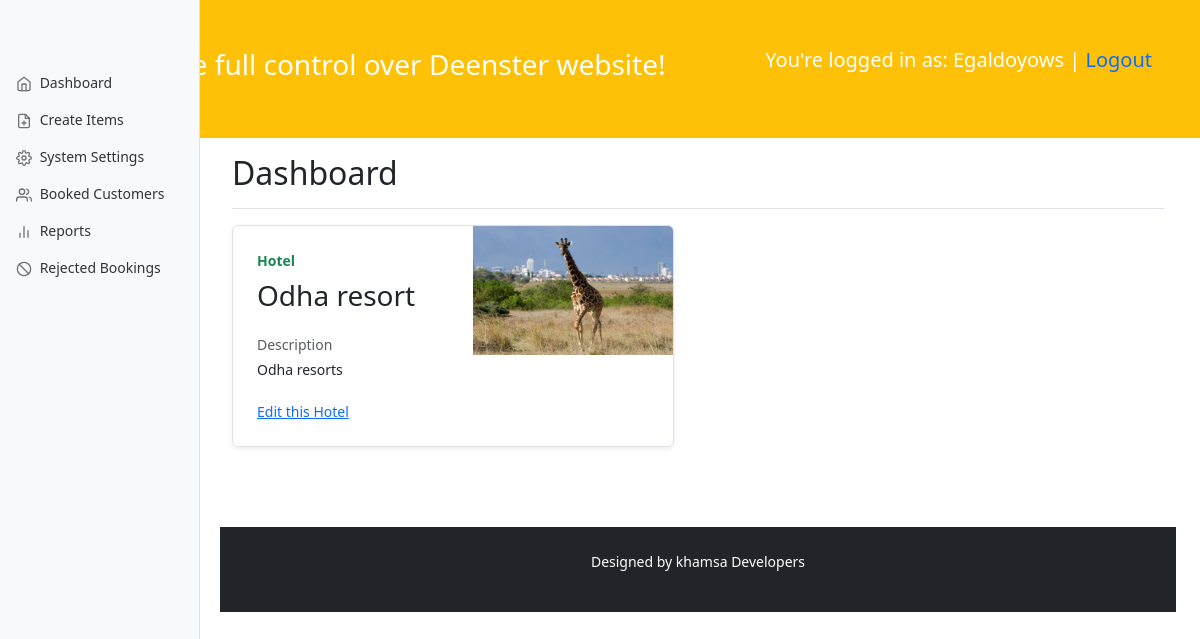
Screenshot of /auth/single-hotel/?id=13 (signed in) with the database file from the repository.
### main/models.py (models this page shows, shortened)
class Hotel(models.Model):
    cover_image=models.ImageField(upload_to="img/", blank=True)
    name = models.CharField(max_length=30)
    dest_id =models.ForeignKey(Desination,on_delete=models.CASCADE)
    desc = models.TextField()

### auth/views.py (the view)
# urls.py: path('single-hotel/', views.SingleHotelView, name="single-hotel"),
@login_required
def SingleHotelView(request):
    if request.method=='GET':
        id =int(request.GET['id'])
        item=Hotel.objects.get(id=id)
    return render(request,'registration/item-view.html',{'item':item,'name':'Hotel'})

### templates/registration/item-view.html (shortened to what this page needs)
{% extends 'admin-base.html' %}
{% load static %}
{%load humanize %}
{% block content %}
            <div class="row mb-2">
                <div class="col-md-6">
                  <div class="row g-0 border rounded overflow-hidden flex-md-row mb-4 shadow-sm h-md-250 position-relative">
                    <div class="col p-4 d-flex flex-column position-static">
                      <strong class="d-inline-block mb-2 text-success">{{name}}</strong>
                      <h3 class="mb-0">{{item.name}} {{item.des_name}}</h3><br>
                      <div class="mb-1 text-muted">Description</div>
                      <p class="mb-auto">{{item.desc}}</p><br>
                      <a href="#" class="stretched-link">Edit this {{name}}</a>
                    </div>
                    <div class="col-auto d-none d-lg-block">
                        {% if item.cover_image %}
                  <img src="{{item.cover_image.url}}" width="200" height="250" alt="image display failed" class="img-a img-fluid">
                  {% else %}
                  <img src="{% static 'assets/img/no_image.png' %}" width="200" height="250" alt="" class="img-a img-fluid">
                  {% endif %}
                    </div>
                  </div>
                </div>
              </div>
{% endblock content %}

### templates/admin-base.html (shortened to what this page needs)
{% load static%}
<!DOCTYPE html>
<html lang="en">
<head>
  <link href="https://cdn.jsdelivr.net/npm/bootstrap@5.3.2/dist/css/bootstrap.min.css" rel="stylesheet">
  <link href="{% static 'assets/dist/css/bootstrap.min.css'%}" rel="stylesheet">
<link href="{% static 'dashboard.css' %}" rel="stylesheet">
</head>
<body>
<div class="p-5 bg-warning text-white text-center">
  <h5 class="float-end">You're logged in as: {{user.username | capfirst}} | <a style="text-decoration: none;" href="{% url 'logout' %}">Logout</a></h5>
  <h3>Take full control over Deenster website!</h3>
</div>
<div class="container-fluid">
  <main class="col-md-9 ms-sm-auto col-lg-10 px-md-4">
    <div class="d-flex justify-content-between flex-wrap flex-md-nowrap align-items-center pt-3 pb-2 mb-3 border-bottom">
      <h1 class="h2">Dashboard</h1>
    </div>
  <div class="row">
    <nav id="sidebarMenu" class="col-md-3 col-lg-2 d-md-block bg-light sidebar collapse">
      <div class="position-sticky pt-3 sidebar-sticky">
        <ul class="nav flex-column">
          <li class="nav-item">
            <a class="nav-link {% block dash %}  {% endblock dash %} " aria-current="page" href="{% url 'home' %}">
              <span data-feather="home" class="align-text-bottom"></span>
              Dashboard
            </a>
          </li>
          <li class="nav-item">
            <a class="nav-link {% block items %}  {% endblock items %}" href="{% url 'manage' %}">
              <span data-feather="file-plus" class="align-text-bottom"></span>
              Create Items
            </a>
          </li>
          <li class="nav-item">
            <a class="nav-link {% block settings %}  {% endblock settings %}" href="#">
              <span data-feather="settings" class="align-text-bottom"></span>
              System Settings
            </a>
          </li>
          <li class="nav-item ">
            <a class="nav-link {% block booked %}  {% endblock booked %}" href="{% url 'booked' %}">
              <span data-feather="users" class="align-text-bottom"></span>
              Booked Customers
            </a>
          </li>
          <li class="nav-item ">
            <a class="nav-link {% block reports %}  {% endblock reports %}" href="#">
              <span data-feather="bar-chart-2" class="align-text-bottom"></span>
              Reports
            </a>
          </li>
          <li class="nav-item ">
            <a class="nav-link {% block rejected %}  {% endblock rejected %}" href="{% url 'rejected' %}">
              <span data-feather="slash" class="align-text-bottom"></span>
              Rejected Bookings
            </a>
          </li>
        </ul>
      </div>
    </nav>
{% block content%}
{% endblock content %}
<div class="mt-5 p-4 bg-dark text-white text-center">
    <p>Designed by khamsa Developers</p>
  </div>
  </body>
  </html>

### static/dashboard.css (style rules this page uses)
body { font-size: .875rem; }
.feather { width: 16px; height: 16px; }
.sidebar { position: fixed; top: 0; bottom: 0; left: 0; z-index: 100; padding: 48px 0 0; box-shadow: inset -1px 0 0 rgba(0, 0, 0, .1); }
.sidebar-sticky { height: calc(100vh - 48px); overflow-x: hidden; overflow-y: auto; }
.sidebar .nav-link { font-weight: 500; color: #333; }
.sidebar .nav-link .feather { margin-right: 4px; color: #727272; }

### rows the page displays
Hotel: name "Odha resort", desc "Odha resorts", cover_image (picture)

### other values shown
{{ user.username | capfirst }} "Egaldoyows"
{{ name }} "Hotel"
